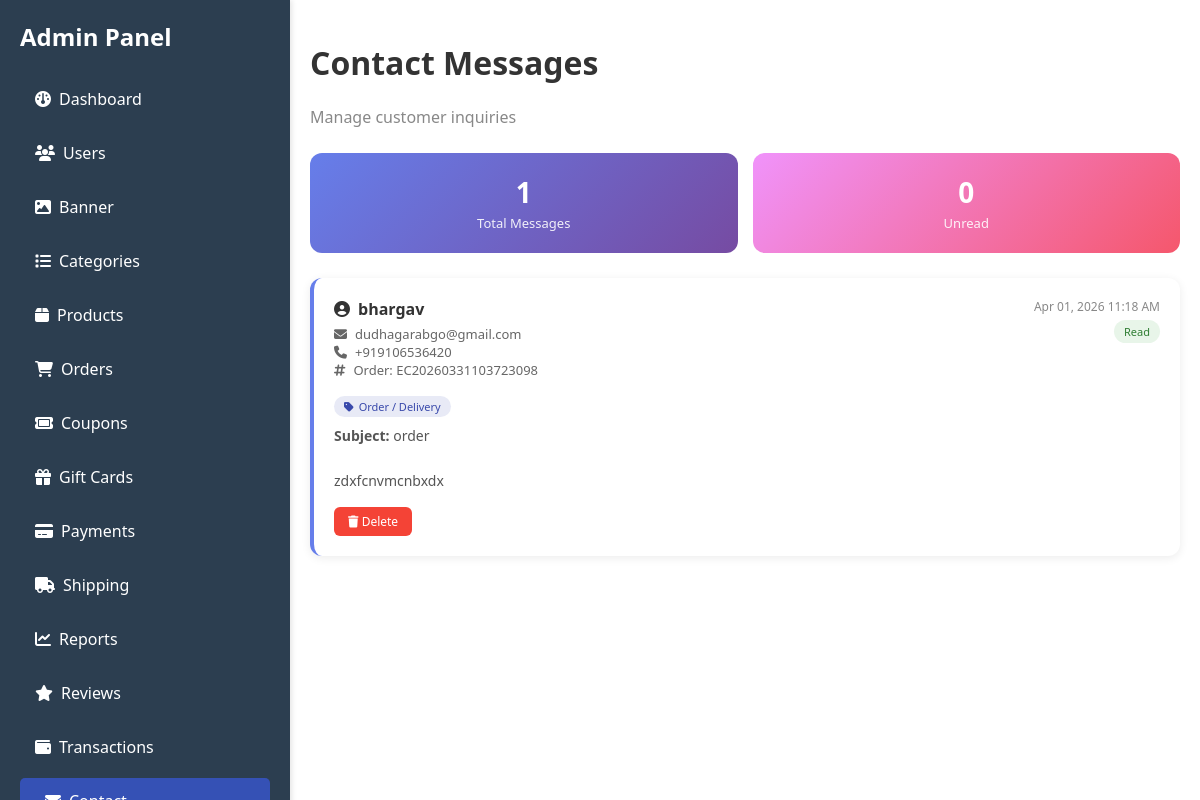
Page /admin/contact.php on the committed database.
### tables this page shows
CREATE TABLE `contact_messages` (
  `id` int UNSIGNED NOT NULL,
  `full_name` varchar(100) NOT NULL,
  `email` varchar(150) NOT NULL,
  `phone` varchar(20) DEFAULT NULL,
  `order_id` varchar(50) DEFAULT NULL,
  `topic` enum('order','payment','product','account','other') NOT NULL,
  `subject` varchar(255) NOT NULL,
  `message` text NOT NULL,
  `consent` tinyint(1) NOT NULL DEFAULT '0',
  `ip_address` varchar(45) DEFAULT NULL,
  `status` enum('new','read','replied','closed') NOT NULL DEFAULT 'new',
  `created_at` datetime NOT NULL DEFAULT CURRENT_TIMESTAMP,
  `updated_at` datetime NOT NULL DEFAULT CURRENT_TIMESTAMP ON UPDATE CURRENT_TIMESTAMP
);

### admin/contact.php (the view, shortened to what this page needs)
<?php
$conn = new mysqli('localhost', 'root', '', 'e_cart');
$result = $conn->query("SELECT * FROM contact_messages ORDER BY created_at DESC");
$messages = [];
if ($result) {
    while ($row = $result->fetch_assoc()) {
        $messages[] = $row;
    }
}
$total  = count($messages);
$unread = count(array_filter($messages, fn($m) => $m['status'] == 'new' || empty($m['status'])));
?>
<!DOCTYPE html>
<html lang="en">
<head>
    <link rel="stylesheet" href="../admin/css/style.css">
    <link rel="stylesheet" href="https://cdnjs.cloudflare.com/ajax/libs/font-awesome/6.5.1/css/all.min.css">
</head>
<body>
    <div class="container">
        <nav class="navbar" id="sidebarNav">
            <div class="navbar-header">
                <h2>Admin Panel</h2>
            </div>
            <ul>
                <li><a href="home.php"><i class="fa-solid fa-gauge" style="margin-right:8px;"></i>Dashboard</a></li>
                <li><a href="users.php"><i class="fa-solid fa-users" style="margin-right:8px;"></i>Users</a></li>
                <li><a href="banner.php"><i class="fa-solid fa-image" style="margin-right:8px;"></i>Banner</a></li>
                <li><a href="categories.php"><i class="fa-solid fa-list" style="margin-right:8px;"></i>Categories</a></li>
                <li><a href="products.php"><i class="fa-solid fa-box" style="margin-right:8px;"></i>Products</a></li>
                <li><a href="orders.php"><i class="fa-solid fa-cart-shopping" style="margin-right:8px;"></i>Orders</a></li>
                <li><a href="coupons.php"><i class="fa-solid fa-ticket" style="margin-right:8px;"></i>Coupons</a></li>
                <li><a href="Gift.php"><i class="fa-solid fa-gift" style="margin-right:8px;"></i>Gift Cards</a></li>
                <li><a href="payments.php"><i class="fa-solid fa-credit-card" style="margin-right:8px;"></i>Payments</a></li>
                <li><a href="shipping.php"><i class="fa-solid fa-truck" style="margin-right:8px;"></i>Shipping</a></li>
                <li><a href="reports.php"><i class="fa-solid fa-chart-line" style="margin-right:8px;"></i>Reports</a></li>
                <li><a href="reviews.php"><i class="fa-solid fa-star" style="margin-right:8px;"></i>Reviews</a></li>
                <li><a href="transactions.php"><i class="fa-solid fa-wallet" style="margin-right:8px;"></i>Transactions</a></li>
                <li><a href="contact.php" class="active"><i class="fa-solid fa-envelope" style="margin-right:8px;"></i>Contact</a></li>
            </ul>
        </nav>
        <main class="main-content">
            <div class="page-header">
                <div>
                    <h1>Contact Messages</h1>
                    <p style="color:#888;margin:5px 0 0 0;">Manage customer inquiries</p>
                </div>
            </div>
            <div class="stats-bar">
                <div class="stat-box">
                    <h4><?php echo $total; ?></h4>
                    <span>Total Messages</span>
                </div>
                <div class="stat-box">
                    <h4><?php echo $unread; ?></h4>
                    <span>Unread</span>
                </div>
            </div>
            <div class="messages-grid">
                <?php if (empty($messages)): ?>
                    <div class="empty-state">
                        <i class="fas fa-envelope-open"></i>
                        <p>No messages yet</p>
                    </div>
                <?php else: ?>
                    <?php foreach ($messages as $m):
                        $isUnread = $m['status'] == 'new' || empty($m['status']);
                        $topicLabels = [
                            'order'   => 'Order / Delivery',
                            'payment' => 'Payment / Refund',
                            'product' => 'Product Details',
                            'account' => 'Account / Login',
                            'other'   => 'Something Else',
                        ];
                        $topicLabel = $topicLabels[$m['topic'] ?? ''] ?? ucfirst($m['topic'] ?? '');
                    ?>
                        <div class="message-card <?php echo $isUnread ? 'unread' : ''; ?>">
                            <div class="message-header">
                                <div class="sender-info">
                                    <h4><i class="fas fa-user-circle" style="margin-right:8px;"></i><?php echo htmlspecialchars($m['full_name'] ?? 'Anonymous'); ?></h4>
                                    <p><i class="fas fa-envelope" style="margin-right:8px;"></i><?php echo htmlspecialchars($m['email']); ?></p>
                                    <?php if (!empty($m['phone'])): ?>
                                        <p><i class="fas fa-phone" style="margin-right:8px;"></i><?php echo htmlspecialchars($m['phone']); ?></p>
                                    <?php endif; ?>
                                    <?php if (!empty($m['order_id'])): ?>
                                        <p><i class="fas fa-hashtag" style="margin-right:8px;"></i>Order: <?php echo htmlspecialchars($m['order_id']); ?></p>
                                    <?php endif; ?>
                                </div>
                                <div class="message-meta">
                                    <div><?php echo date('M d, Y h:i A', strtotime($m['created_at'])); ?></div>
                                    <span class="status-badge <?php echo $isUnread ? 'status-unread' : 'status-read'; ?>">
                                        <?php echo $isUnread ? 'Unread' : 'Read'; ?>
                                    </span>
                                </div>
                            </div>
                            <?php if (!empty($topicLabel)): ?>
                                <div><span class="topic-badge"><i class="fas fa-tag" style="margin-right:5px;"></i><?php echo $topicLabel; ?></span></div>
                            <?php endif; ?>
                            <div class="message-body">
                                <strong>Subject:</strong> <?php echo htmlspecialchars($m['subject'] ?? 'No Subject'); ?>
                                <br><br>
                                <?php echo nl2br(htmlspecialchars($m['message'])); ?>
                            </div>
                            <div class="message-actions">
                                <a href="?delete=<?php echo $m['id']; ?>" class="btn-small btn-delete" onclick="return confirm('Delete this message?')">
                                    <i class="fas fa-trash"></i> Delete
                                </a>
                            </div>
                        </div>
                    <?php endforeach; ?>
                <?php endif; ?>
            </div>
        </main>
    </div>
</body>
</html>

### admin/css/style.css (style rules this page uses)
body { font-family: 'Segoe UI', Tahoma, Geneva, Verdana, sans-serif; margin: 0; background-color: #ffffff; color: #333; }
.container { display: flex; }
.navbar { width: 290px; background-color: #2c3e50; color: white; height: 100vh; padding: 20px 0; box-shadow: 2px 0 5px rgba(0,0,0,0.1); position: fixed; top: 0; left: 0; overflow-y: auto; display: flex; flex-direction: column; }
.navbar-header { display: flex; justify-content: space-between; align-items: center; padding: 0 20px 15px; flex-shrink: 0; }
.navbar h2 { text-align: center; margin: 0; }
.navbar ul { list-style: none; padding: 0 20px 20px; margin: 0; flex: 1; }
.navbar ul li a { color: white; text-decoration: none; display: block; padding: 12px 15px; margin: 8px 0; border-radius: 5px; transition: background-color 0.3s ease, padding-left 0.3s ease; }
.navbar ul li a.active { background-color: #3551b5; padding-left: 25px; }
.main-content { flex-grow: 1; padding: 20px; margin-left: 290px; }

### admin/contact.php (style rules this page uses)
.page-header { display: flex; justify-content: space-between; align-items: center; margin-bottom: 25px; flex-wrap: wrap; gap: 15px; }
.stats-bar { display: flex; gap: 15px; margin-bottom: 25px; }
.stat-box { background: linear-gradient(135deg, #667eea 0%, #764ba2 100%); color: white; padding: 20px 30px; border-radius: 12px; flex: 1; text-align: center; }
.stat-box h4 { font-size: 28px; margin: 0; }
.stat-box span { font-size: 13px; opacity: 0.9; }
.stat-box:nth-child(2) { background: linear-gradient(135deg, #f093fb 0%, #f5576c 100%); }
.messages-grid { display: grid; gap: 20px; }
.message-card { background: white; border-radius: 12px; padding: 20px; box-shadow: 0 2px 10px rgba(0,0,0,0.08); border-left: 4px solid #667eea; transition: transform 0.2s; }
.message-header { display: flex; justify-content: space-between; align-items: flex-start; margin-bottom: 15px; }
.sender-info h4 { margin: 0 0 5px 0; color: #333; font-size: 16px; }
.sender-info p { margin: 0; color: #666; font-size: 13px; }
.message-meta { text-align: right; color: #888; font-size: 12px; }
.status-badge { display: inline-block; padding: 4px 10px; border-radius: 12px; font-size: 11px; font-weight: 500; margin-top: 5px; }
.status-read { background: #e8f5e9; color: #2e7d32; }
.topic-badge { display: inline-block; padding: 3px 10px; border-radius: 20px; font-size: 11px; background: #e8eaf6; color: #3949ab; margin-bottom: 8px; }
.message-body { color: #555; line-height: 1.6; font-size: 14px; margin-bottom: 15px; }
.message-actions { display: flex; gap: 10px; }
.btn-small { padding: 6px 14px; font-size: 12px; border: none; border-radius: 6px; cursor: pointer; text-decoration: none; display: inline-block; }
.btn-delete { background: #f44336; color: white; }

### rows in the picture
contact_messages: status "0", full_name "bhargav", email "dudhagarabgo@gmail.com", phone "+919106536420", order "EC20260331103723098", created_at "Apr 01, 2026 11:18 AM", shows "Read", topic "Order / Delivery", subject "order", message "zdxfcnvmcnbxdx"

### other values in the picture
$total "1"
